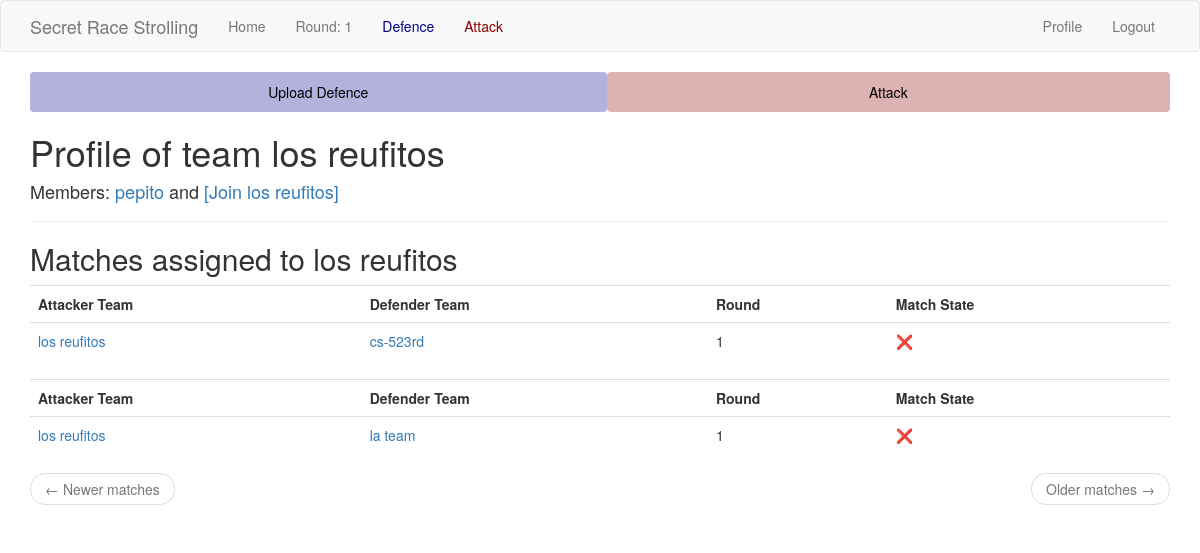
The app's page /team/los reufitos (signed in) with its own data.
### app/models.py (models this page shows, shortened)
class Team(db.Model):
    id = db.Column(db.Integer, primary_key=True)
    team_name = db.Column(db.String(64), index=True, unique=True)
    member1_id = db.Column(db.Integer, db.ForeignKey("user.id"), unique=True)
    member2_id = db.Column(db.Integer, db.ForeignKey("user.id"), unique=True)
    defences = db.relationship(
        "Defence",
        backref="defender_team",
        foreign_keys="Defence.defender_team_id",
        lazy="dynamic",
    )
    defence_matches = db.relationship(
        "Match",
        backref="defender_team",
        foreign_keys="Match.defender_team_id",
        lazy="dynamic",
    )
    attack_matches = db.relationship(
        "Match",
        backref="attacker_team",
        foreign_keys="Match.attacker_team_id",
        lazy="dynamic",
    )
    def members(self) -> tuple[Any, Any]:
        return (
            db.session.query(User).filter(User.id == self.member1_id).first(),
            db.session.query(User).filter(User.id == self.member2_id).first(),
        )
    def attacks(self) -> Query:
        self_attacks = (
            db.session.query(Match.id)
            .filter(Match.attacker_team_id == self.id)
            .subquery()
        )
        return db.session.query(Attack).join(
            self_attacks, self_attacks.c.id == Attack.match_id
        )

class User(UserMixin, db.Model):
    id = db.Column(db.Integer, primary_key=True)
    username = db.Column(db.String(64), index=True, unique=True)
    email = db.Column(db.String(96), index=True, unique=True)
    password_hash = db.Column(db.String(102))
    sciper = db.Column(db.Integer, unique=True)
    is_admin = db.Column(db.Boolean, default=False)
    def team(self) -> Optional[Any]:
        return (
            db.session.query(Team)
            .filter(or_(Team.member1_id == self.id, Team.member2_id == self.id))
            .first()
        )

class Match(db.Model):
    id = db.Column(db.Integer, primary_key=True)
    defender_team_id = db.Column(db.Integer, db.ForeignKey("team.id"))
    attacker_team_id = db.Column(db.Integer, db.ForeignKey("team.id"))
    round = db.Column(db.Integer, index=True)
    __table_args__ = (
        db.UniqueConstraint(
            "defender_team_id",
            "attacker_team_id",
            "round",
            name="_match_pair_once_per_round",
        ),
    )
    attacks = db.relationship(
        "Attack",
        backref="match",
        foreign_keys="Attack.match_id",
        lazy="dynamic",
    )
    @staticmethod
    def paginate_and_itemize_match_query(
        matches: Query, page: int, matches_per_page: int, current_user_team: Team
    ) -> tuple[Pagination, list[dict]]:
        matches_sub = matches.subquery()
        attacks_done = (
            db.session.query(matches_sub.c.id)
            .join(Attack, Attack.match_id == matches_sub.c.id)
            .all()
        )
        attacks_done = [attack_done[0] for attack_done in attacks_done]
        paginated = matches.paginate(page, matches_per_page)
        matches_items = paginated.items
        for m in matches_items:
            m.match_done = m.id in attacks_done
        return paginated, matches_items

### app/routes.py (the view)
@app.route("/team/<team_name>", methods=["GET"])
@login_required
def team(team_name):
    team = Team.query.filter_by(team_name=team_name).first_or_404()
    member1, member2 = team.members()
    page_match = request.args.get("page_match", 1, type=int)
    page_attack = request.args.get("page_attack", 1, type=int)
    pagination, matches_items = Match.paginate_and_itemize_match_query(
        team.attack_matches.order_by(Match.round.desc()),
        page_match,
        app.config["MATCHES_PER_TEAM"],
        current_user.team(),
    )
    match_next_url = (
        url_for(
            "team",
            team_name=team.team_name,
            page_match=pagination.next_num,
            page_attack=page_attack,  # we must not forget to propagate the attack page
        )
        if pagination.has_next
        else None
    )
    match_prev_url = (
        url_for(
            "team",
            team_name=team.team_name,
            page_match=pagination.prev_num,
            page_attack=page_attack,  # we must not forget to propagate the attack page
        )
        if pagination.has_prev
        else None
    )
    defence = team.defences.order_by(Defence.timestamp.desc()).first()
    attacks = team.attacks().paginate(
        page_attack, app.config["MATCHES_PER_TEAM"], False
    )
    attack_next_url = (
        url_for(
            "team",
            team_name=team.team_name,
            page_match=page_match,  # we must not forget to propagate the match page
            page_attack=attacks.next_num,
        )
        if attacks.has_next
        else None
    )
    attack_prev_url = (
        url_for(
            "team",
            team_name=team.team_name,
            page_match=page_match,  # we must not forget to propagate the match page
            page_attack=attacks.prev_num,
        )
        if attacks.has_prev
        else None
    )
    attacks_items = attacks.items
    return render_template(
        "team.html",
        team=team,
        member1=member1,
        member2=member2,
        matches=matches_items,
        attacks=attacks_items,
        defence=defence,
        match_next_url=match_next_url,
        match_prev_url=match_prev_url,
        attack_next_url=attack_next_url,
        attack_prev_url=attack_prev_url,
    )

### app/models.py (called while the page is built)
@login.user_loader
def load_user(id: int) -> User:
    return User.query.get(int(id))

### app/templates/team.html (shortened to what this page needs)
{% extends "base.html" %}
{% block app_content %}
<h1>Profile of team {{ team.team_name }}</h1>
<h4>Members: {% if member1 %} <a href="{{ url_for('user', username=member1.username) }}"> {{ member1.username }}</a>
    {% else %} <a href="{{ url_for('join_team', team_name=team.team_name) }}"> [Join {{ team.team_name }}]</a>
    {% endif %} and {% if member2 %} <a href="{{ url_for('user', username=member2.username) }}">
        {{ member2.username }}</a>
    {% else %} <a href="{{ url_for('join_team', team_name=team.team_name) }}"> [Join {{ team.team_name }}]</a>
    {% endif %}</h4>
<hr>
{% if matches %}
<h2>Matches assigned to {{ team.team_name }}</h2>
{% for match in matches %}
{% include '_match.html' %}
{% endfor %}
<nav aria-label="...">
    <ul class="pager">
        <li class="previous{% if not match_prev_url %} disabled{% endif %}">
            <a href="{{ match_prev_url or '#' }}">
                <span aria-hidden="true">&larr;</span> Newer matches
            </a>
        </li>
        <li class="next{% if not match_next_url %} disabled{% endif %}">
            <a href="{{ match_next_url or '#' }}">
                Older matches <span aria-hidden="true">&rarr;</span>
            </a>
        </li>
    </ul>
</nav>
{% endif %}
{% endblock %}

### app/templates/_match.html
<table class="table table-hover">
    <tr>
        <th>Attacker Team</th>
        <th>Defender Team</th>
        <th>Round</th>
        <th>Match State</th>
    </tr>
    <tr>
        <td>
            <a href="{{ url_for('team', team_name=match.attacker_team.team_name) }}">
                {{ match.attacker_team.team_name }}</a>
        </td>
        <td>
            <a href="{{ url_for('team', team_name=match.defender_team.team_name) }}">{{ match.defender_team.team_name }}
            </a>
        </td>
        <td>
            {{ match.round }}
        </td>
        <td>
            {% if match.match_done %} ✅ {% else %} ❌ {% endif %}
        </td>
    </tr>
</table>

### records on screen
Team: team_name "los reufitos"
User: username "pepito"
Match: attacker_team.team_name "los reufitos", defender_team.team_name "cs-523rd", round "1"
Match: attacker_team.team_name "los reufitos", defender_team.team_name "la team", round "1"

### other values on screen
{{ config["ROUND"] }} "1"
